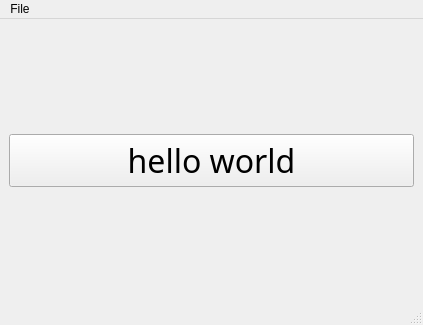
<?xml version="1.0" encoding="UTF-8"?>
<ui version="4.0">
 <class>MainWindow</class>
 <widget class="QMainWindow" name="MainWindow">
  <property name="geometry">
   <rect>
    <x>0</x>
    <y>0</y>
    <width>423</width>
    <height>325</height>
   </rect>
  </property>
  <property name="windowTitle">
   <string>MainWindow</string>
  </property>
  <widget class="QWidget" name="centralwidget">
   <layout class="QVBoxLayout" name="verticalLayout">
    <item>
     <widget class="QPushButton" name="pushButton">
      <property name="font">
       <font>
        <family>Agency FB</family>
        <pointsize>24</pointsize>
       </font>
      </property>
      <property name="text">
       <string>hello world</string>
      </property>
     </widget>
    </item>
   </layout>
  </widget>
  <widget class="QMenuBar" name="menubar">
   <property name="geometry">
    <rect>
     <x>0</x>
     <y>0</y>
     <width>423</width>
     <height>22</height>
    </rect>
   </property>
   <widget class="QMenu" name="menu">
    <property name="title">
     <string>File</string>
    </property>
    <addaction name="actionOpen"/>
    <addaction name="actionSave"/>
   </widget>
   <addaction name="menu"/>
  </widget>
  <widget class="QStatusBar" name="statusbar"/>
  <action name="actionOpen">
   <property name="text">
    <string>Open</string>
   </property>
  </action>
  <action name="actionSave">
   <property name="text">
    <string>Save</string>
   </property>
  </action>
 </widget>
 <resources/>
 <connections>
  <connection>
   <sender>pushButton</sender>
   <signal>clicked()</signal>
   <receiver>MainWindow</receiver>
   <slot>slot1()</slot>
   <hints>
    <hint type="sourcelabel">
     <x>225</x>
     <y>153</y>
    </hint>
    <hint type="destinationlabel">
     <x>226</x>
     <y>213</y>
    </hint>
   </hints>
  </connection>
 </connections>
 <slots>
  <slot>slot1()</slot>
 </slots>
</ui>
